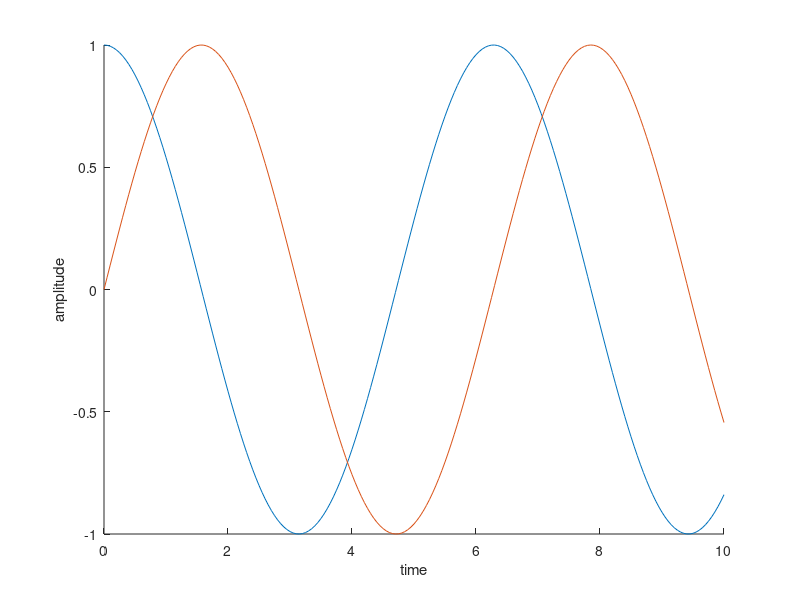

Source code (MATLAB):
% plot of two random functions x=acos(wt), y=asin(wt) on same graph screen
% where, a=1, w=1, t=0 to 10

t= 0:0.05:10;
a= 1, w=1
x = a*cos(w*t)
y = a*sin(w*t)

% plot...
% hold on to show on same screen
hold on 
plot(t,x)
plot(t,y)
xlabel('time')
ylabel('amplitude')
